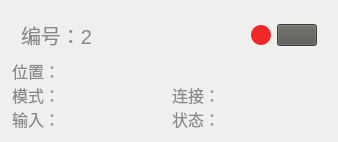
               <widget class="QWidget" name="widget_14" native="true">
                <property name="styleSheet">
                 <string notr="true">#widget_14{background-color: #E6E5E5;
 border-top: 2px solid qlineargradient(y0:0, y1:1,stop: 0 #E6E5E5, stop: 1  rgba(0, 0, 0, 0.25));
 border-left: 2px solid qlineargradient(x0:0, x1:1,stop: 0 #E6E5E5, stop: 1  rgba(0, 0, 0, 0.25));
 border-bottom: 2px solid qlineargradient(y0:0, y1:1,stop: 0 #E6E5E5, stop: 1  rgba(0, 0, 0, 0.25));
 border-right: 2px solid qlineargradient(x0:0, x1:1,stop: 0 #E6E5E5, stop: 1  rgba(0, 0, 0, 0.25));
border-radius: 24px;
}
</string>
                </property>
                <layout class="QVBoxLayout" name="verticalLayout_23">
                 <property name="spacing">
                  <number>0</number>
                 </property>
                 <property name="leftMargin">
                  <number>12</number>
                 </property>
                 <property name="rightMargin">
                  <number>12</number>
                 </property>
                 <item>
                  <widget class="QWidget" name="widget_63" native="true">
                   <layout class="QHBoxLayout" name="horizontalLayout_28">
                    <item>
                     <widget class="QLabel" name="label_6">
                      <property name="styleSheet">
                       <string notr="true">font-family: Microsoft JhengHei UI;
font-size: 20px;
color:rgb(136, 138, 133);

</string>
                      </property>
                      <property name="text">
                       <string>编号：2</string>
                      </property>
                     </widget>
                    </item>
                    <item>
                     <spacer name="horizontalSpacer_12">
                      <property name="orientation">
                       <enum>Qt::Horizontal</enum>
                      </property>
                      <property name="sizeHint" stdset="0">
                       <size>
                        <width>95</width>
                        <height>20</height>
                       </size>
                      </property>
                     </spacer>
                    </item>
                    <item>
                     <widget class="QWidget" name="widget_10" native="true">
                      <property name="minimumSize">
                       <size>
                        <width>20</width>
                        <height>20</height>
                       </size>
                      </property>
                      <property name="maximumSize">
                       <size>
                        <width>20</width>
                        <height>20</height>
                       </size>
                      </property>
                      <property name="styleSheet">
                       <string notr="true">background-color:rgb(239, 41, 41);
border-radius:10px;</string>
                      </property>
                     </widget>
                    </item>
                    <item>
                     <widget class="QPushButton" name="pushButton">
                      <property name="styleSheet">
                       <string notr="true">background-color: rgb(85, 87, 83);
qproperty-icon: url(://images/开启.png);
qproperty-iconSize: 20px 20px;</string>
                      </property>
                      <property name="text">
                       <string/>
                      </property>
                      <property name="icon">
                       <iconset>
                        <normaloff>../resources/images/开启.png</normaloff>../resources/images/开启.png</iconset>
                      </property>
                     </widget>
                    </item>
                   </layout>
                  </widget>
                 </item>
                 <item>
                  <widget class="QWidget" name="widget_60" native="true">
                   <layout class="QHBoxLayout" name="horizontalLayout_29">
                    <property name="leftMargin">
                     <number>0</number>
                    </property>
                    <property name="topMargin">
                     <number>0</number>
                    </property>
                    <property name="rightMargin">
                     <number>0</number>
                    </property>
                    <property name="bottomMargin">
                     <number>0</number>
                    </property>
                    <item>
                     <widget class="QLabel" name="label_8">
                      <property name="styleSheet">
                       <string notr="true">QLabel{
font-family: Microsoft JhengHei UI;
font-size: 16px;
color:rgb(136, 138, 133);
}</string>
                      </property>
                      <property name="text">
                       <string>位置：</string>
                      </property>
                     </widget>
                    </item>
                    <item>
                     <widget class="QLineEdit" name="Edit_page3_2_pos">
                      <property name="styleSheet">
                       <string notr="true">QLineEdit{
background-color:transparent;
border-width:0;
border-style:outset;
}</string>
                      </property>
                     </widget>
                    </item>
                   </layout>
                  </widget>
                 </item>
                 <item>
                  <widget class="QWidget" name="widget_61" native="true">
                   <layout class="QHBoxLayout" name="horizontalLayout_30">
                    <property name="leftMargin">
                     <number>0</number>
                    </property>
                    <property name="topMargin">
                     <number>0</number>
                    </property>
                    <property name="rightMargin">
                     <number>0</number>
                    </property>
                    <property name="bottomMargin">
                     <number>0</number>
                    </property>
                    <item>
                     <widget class="QWidget" name="widget_55" native="true">
                      <layout class="QHBoxLayout" name="horizontalLayout_23">
                       <property name="spacing">
                        <number>0</number>
                       </property>
                       <property name="leftMargin">
                        <number>0</number>
                       </property>
                       <property name="topMargin">
                        <number>0</number>
                       </property>
                       <property name="rightMargin">
                        <number>0</number>
                       </property>
                       <property name="bottomMargin">
                        <number>0</number>
                       </property>
                       <item>
                        <widget class="QLabel" name="label_10">
                         <property name="styleSheet">
                          <string notr="true">QLabel{
font-family: Microsoft JhengHei UI;
font-size: 16px;
color:rgb(136, 138, 133);
}</string>
                         </property>
                         <property name="text">
                          <string>模式：</string>
                         </property>
                        </widget>
                       </item>
                       <item>
                        <widget class="QLineEdit" name="Edit_flight_1_armed">
                         <property name="styleSheet">
                          <string notr="true">QLineEdit{
background-color:transparent;
border-width:0;
border-style:outset;
}</string>
                         </property>
                        </widget>
                       </item>
                      </layout>
                     </widget>
                    </item>
                    <item>
                     <widget class="QWidget" name="widget_58" native="true">
                      <layout class="QHBoxLayout" name="horizontalLayout_26">
                       <property name="spacing">
                        <number>0</number>
                       </property>
                       <property name="leftMargin">
                        <number>0</number>
                       </property>
                       <property name="topMargin">
                        <number>0</number>
                       </property>
                       <property name="rightMargin">
                        <number>0</number>
                       </property>
                       <property name="bottomMargin">
                        <number>0</number>
                       </property>
                       <item>
                        <widget class="QLabel" name="label_9">
                         <property name="styleSheet">
                          <string notr="true">QLabel{
font-family: Microsoft JhengHei UI;
font-size: 16px;
color:rgb(136, 138, 133);
}</string>
                         </property>
                         <property name="text">
                          <string>连接：</string>
                         </property>
                        </widget>
                       </item>
                       <item>
                        <widget class="QLineEdit" name="Edit_flight_1_connected">
                         <property name="styleSheet">
                          <string notr="true">QLineEdit{
background-color:transparent;
border-width:0;
border-style:outset;
}</string>
                         </property>
                        </widget>
                       </item>
                      </layout>
                     </widget>
                    </item>
                   </layout>
                  </widget>
                 </item>
                 <item>
                  <widget class="QWidget" name="widget_62" native="true">
                   <layout class="QHBoxLayout" name="horizontalLayout_31">
                    <property name="spacing">
                     <number>6</number>
                    </property>
                    <property name="leftMargin">
                     <number>0</number>
                    </property>
                    <property name="topMargin">
                     <number>0</number>
                    </property>
                    <property name="rightMargin">
                     <number>0</number>
                    </property>
                    <property name="bottomMargin">
                     <number>0</number>
                    </property>
                    <item>
                     <widget class="QWidget" name="widget_56" native="true">
                      <layout class="QHBoxLayout" name="horizontalLayout_24">
                       <property name="spacing">
                        <number>0</number>
                       </property>
                       <property name="leftMargin">
                        <number>0</number>
                       </property>
                       <property name="topMargin">
                        <number>0</number>
                       </property>
                       <property name="rightMargin">
                        <number>0</number>
                       </property>
                       <property name="bottomMargin">
                        <number>0</number>
                       </property>
                       <item>
                        <widget class="QLabel" name="label_13">
                         <property name="styleSheet">
                          <string notr="true">QLabel{
font-family: Microsoft JhengHei UI;
font-size: 16px;
color:rgb(136, 138, 133);
}</string>
                         </property>
                         <property name="text">
                          <string>输入：</string>
                         </property>
                        </widget>
                       </item>
                       <item>
                        <widget class="QLineEdit" name="Edit_flight_1_input">
                         <property name="styleSheet">
                          <string notr="true">QLineEdit{
background-color:transparent;
border-width:0;
border-style:outset;
}</string>
                         </property>
                        </widget>
                       </item>
                      </layout>
                     </widget>
                    </item>
                    <item>
                     <widget class="QWidget" name="widget_57" native="true">
                      <layout class="QHBoxLayout" name="horizontalLayout_25">
                       <property name="spacing">
                        <number>0</number>
                       </property>
                       <property name="leftMargin">
                        <number>0</number>
                       </property>
                       <property name="topMargin">
                        <number>0</number>
                       </property>
                       <property name="rightMargin">
                        <number>0</number>
                       </property>
                       <property name="bottomMargin">
                        <number>0</number>
                       </property>
                       <item>
                        <widget class="QLabel" name="label_12">
                         <property name="styleSheet">
                          <string notr="true">QLabel{
font-family: Microsoft JhengHei UI;
font-size: 16px;
color:rgb(136, 138, 133);
}</string>
                         </property>
                         <property name="text">
                          <string>状态：</string>
                         </property>
                        </widget>
                       </item>
                       <item>
                        <widget class="QLineEdit" name="Edit_flight_1_status">
                         <property name="styleSheet">
                          <string notr="true">QLineEdit{
background-color:transparent;
border-width:0;
border-style:outset;
}</string>
                         </property>
                        </widget>
                       </item>
                      </layout>
                     </widget>
                    </item>
                   </layout>
                  </widget>
                 </item>
                </layout>
               </widget>
